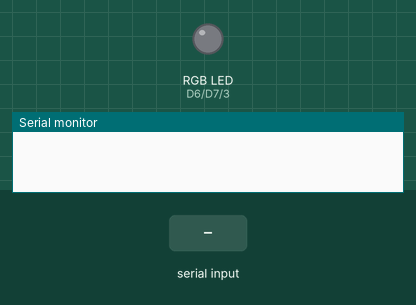
This sketch was run on a simulated ESP8266 (NodeMCU). Shown: an RGB LED mixed from three pins (HIGH = lit), the last lines printed to the serial monitor. The test bench sets the inputs (shaded band). Dim RGB values are drawn brighter than linear.

Above: at 1.2 s.
1.3 s: "R 1\n" received over Serial
At 2.4 s:
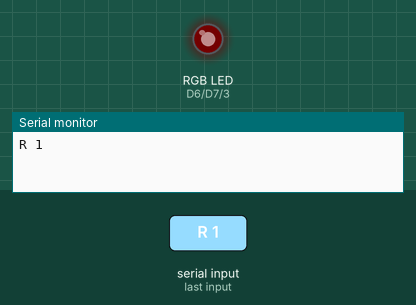
2.8 s: "G 1\n" received over Serial
At 3.6 s:
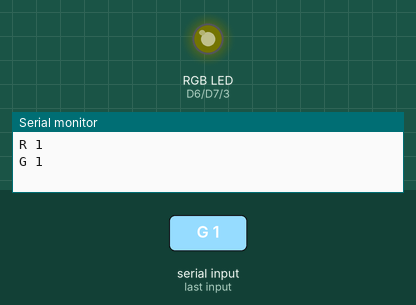
4.3 s: "ON\n" received over Serial
At 4.7 s:
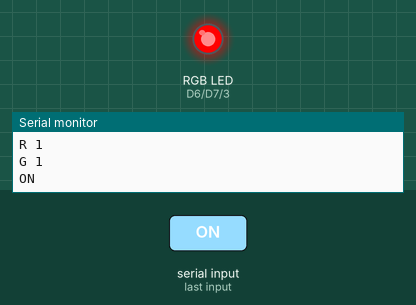
5.8 s: "OFF\n" received over Serial
At 7.0 s:
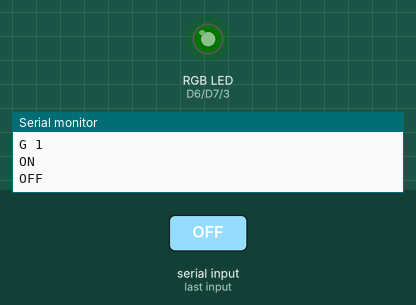
7.3 s: "R 150\n" received over Serial
At 8.1 s:
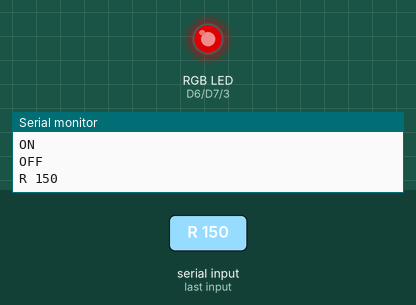
8.8 s: "G 150\n" received over Serial
At 9.3 s:
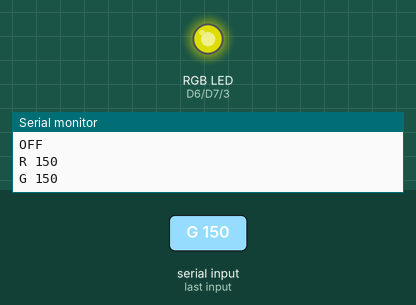
Timing chart, 0 to 11.3 s (numbered marks = the images above; inputs shaded):
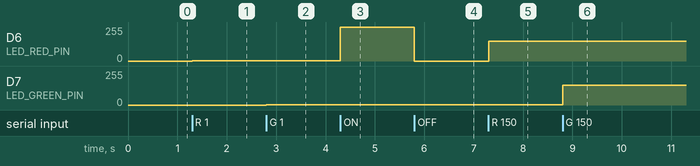

The sketch:

Prog6.ino
```cpp
#define LED_RED_PIN D6
#define LED_GREEN_PIN D7
#define LED_BLUE_PIN D9

String inputString = "";         // a String to hold incoming data
bool stringComplete = false;     // whether the string is complete
long value;

void setup() {
  pinMode(LED_RED_PIN, OUTPUT);
  pinMode(LED_GREEN_PIN, OUTPUT);
  pinMode(LED_BLUE_PIN, OUTPUT);
  // initialize serial:
  Serial.begin(9600);
  // reserve 200 bytes for the inputString:
  inputString.reserve(200);
}

void loop() {
  mySerialEvent();
  // print the string when a newline arrives:
  if (stringComplete) {
    inputString.toUpperCase();
    Serial.println(inputString);
    if(inputString.equals("ON")) {
      digitalWrite(LED_RED_PIN, HIGH);
    }
    if(inputString.equals("OFF")) {
      digitalWrite(LED_RED_PIN, LOW);
    }
    if(inputString.startsWith("MA ")) {
      inputString = inputString.substring(3);
      if(inputString.equalsIgnoreCase("R")) digitalWrite(LED_RED_PIN, HIGH);
      else if(inputString.equalsIgnoreCase("G")) digitalWrite(LED_GREEN_PIN, HIGH);
      else if(inputString.equalsIgnoreCase("B")) digitalWrite(LED_BLUE_PIN, HIGH);
    }
    if(inputString.startsWith("AR ")) {
      inputString = inputString.substring(3);
      if(inputString.equalsIgnoreCase("R")) digitalWrite(LED_RED_PIN, LOW);
      else if(inputString.equalsIgnoreCase("G")) digitalWrite(LED_GREEN_PIN, LOW);
      else if(inputString.equalsIgnoreCase("B")) digitalWrite(LED_BLUE_PIN, LOW);
    }
    if(inputString.startsWith("R ")) {
      inputString = inputString.substring(2);
      value = inputString.toInt();
      analogWrite(LED_RED_PIN, value);
    }
    if(inputString.startsWith("G ")) {
      inputString = inputString.substring(2);
      value = inputString.toInt();
      analogWrite(LED_GREEN_PIN, value);
    }
    if(inputString.startsWith("B ")) {
      inputString = inputString.substring(2);
      value = inputString.toInt();
      analogWrite(LED_BLUE_PIN, value);
    }
    if(inputString.startsWith("RH ")) {
      inputString = inputString.substring(3);
      value = strtol(inputString.c_str(), NULL, 16);
      analogWrite(LED_RED_PIN, value);
    }
    if(inputString.startsWith("GH ")) {
      inputString = inputString.substring(3);
      value = strtol(inputString.c_str(), NULL, 16);
      analogWrite(LED_GREEN_PIN, value);
    }
    if(inputString.startsWith("BH ")) {
      inputString = inputString.substring(3);
      value = strtol(inputString.c_str(), NULL, 16);
      analogWrite(LED_BLUE_PIN, value);
    }
    if(inputString.startsWith("RGB ")) {
      inputString = inputString.substring(4);
      String RString = inputString.substring(0, inputString.indexOf(" "));
      inputString.remove(0, inputString.indexOf(" ") + 1);
      String GString = inputString.substring(0, inputString.indexOf(" "));
      inputString.remove(0, inputString.indexOf(" ") + 1);
      String BString = inputString;
      value = RString.toInt();
      analogWrite(LED_RED_PIN, value);
      value = GString.toInt();
      analogWrite(LED_GREEN_PIN, value);
      value = BString.toInt();
      analogWrite(LED_BLUE_PIN, value);
    }

    // clear the string:
    inputString = "";
    stringComplete = false;
  }
}

/*
  SerialEvent occurs whenever a new data comes in the hardware serial RX.
  This routine is run between each time loop() runs, so using delay inside loop can delay response.
  Multiple bytes of data may be available.
*/
void mySerialEvent() { // Le serialEvent classique ne peut pas marcher avec l'USB
  while (Serial.available()) {
    // get the new byte:
    char inChar = (char)Serial.read();
    // add it to the inputString:
    // inputString += inChar;
    // if the incoming character is a newline, set a flag so the main loop can
    // do something about it
    // Mettre le moniteur serie en "New Line"
    if (inChar == '\n' || inChar == '\r') {
      stringComplete = true;
    } else inputString += inChar;
  }
}
```

Measured:
- after the input at 1.3 s, D6 (LED_RED_PIN): 0/255 → 1/255 at once
- after the input at 2.8 s, D7 (LED_GREEN_PIN): 0/255 → 1/255 at once
- after the input at 4.3 s, D6 (LED_RED_PIN): 1/255 → 255/255 at once
- after the input at 5.8 s, D6 (LED_RED_PIN): 255/255 → 0/255 at once
- after the input at 7.3 s, D6 (LED_RED_PIN): 0/255 → 150/255 at once
- after the input at 8.8 s, D7 (LED_GREEN_PIN): 1/255 → 150/255 at once
